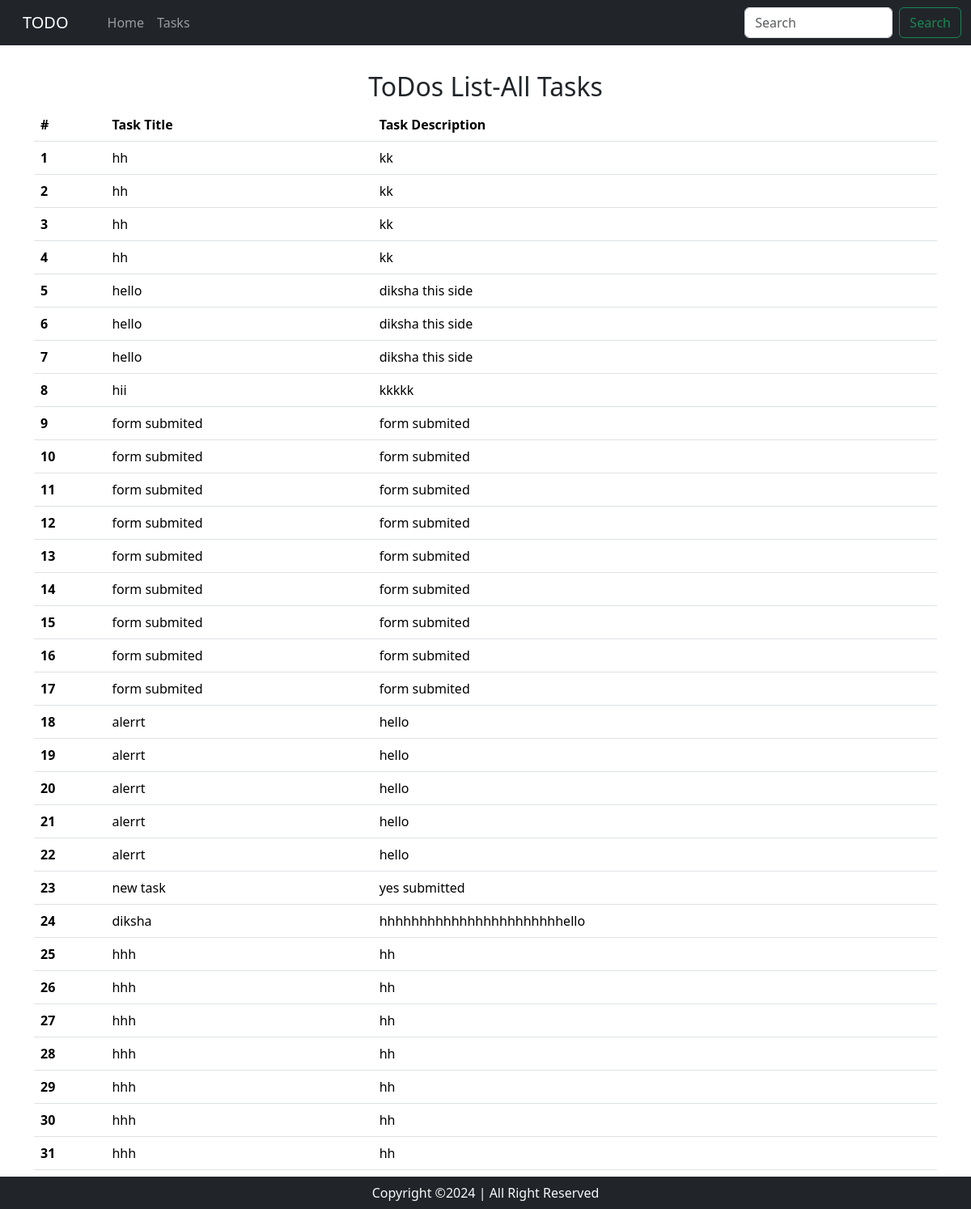
/tasks/, run on the app's committed database.
### home/models.py (models this page shows, shortened)
class Task(models.Model):
    taskTitle = models.CharField(max_length=30)
    taskDesc = models.TextField(null=True)
    time = models.DateTimeField(auto_now_add=True)

### home/views.py (the view)
# urls.py: path('tasks/', views.tasks, name='tasks'),  # Tasks page URL
def tasks(request):
    allTasks = Task.objects.all()
    context = {'tasks': allTasks}
    return render(request, 'tasks.html',context)

### templates/tasks.html (shortened to what this page needs)
<!doctype html>
<html lang="en">
  <head>
    <link rel="stylesheet" href="https://cdn.jsdelivr.net/npm/bootstrap@5.3.3/dist/css/bootstrap.rtl.min.css">
  </head>
  <body>
    <nav class="navbar navbar-expand-lg bg-dark navbar-dark">
        <div class="container-fluid">
          <a class="navbar-brand" href="/">TODO</a>
          <div class="collapse navbar-collapse" id="navbarSupportedContent">
          <div class="col-9">
              <ul class="navbar-nav me-auto mb-2 mb-lg-0">
                <li class="nav-item">
                  <a class="nav-link" aria-current="page" href="/">Home</a>
                </li>
                <li class="nav-item active">
                  <a class="nav-link" href="/tasks">Tasks</a>
                </li>
              </ul>
            </div>
            <div class="col-3">
              <form class="d-flex" role="search">
                <input class="form-control me-2 ms-2" type="search" placeholder="Search" aria-label="Search">
                <button class="btn btn-outline-success" type="submit">Search</button>
              </form>
            </div>
            </div>
          </div>
        </nav>
        <div class="container my-3 py-3">
          <h2 class="text-center">ToDos List-All Tasks</h2>
          <table class="table">
              <thead>
                <tr>
                  <th scope="col">#</th>
                  <th scope="col">Task Title</th>
                  <th scope="col">Task Description</th>
                </tr>
              </thead>
              <tbody>
                {% for task in tasks %}
                <tr>
                  <th scope="row">{{forloop.counter}}</th>
                  <td>{{task.taskTitle}}</td>
                  <td>{{task.taskDesc}}</td>
                </tr>
                 {% endfor %}
              </tbody>
            </table>
        </div>
     <footer>
          <p class = "text-center bg-dark text-light fixed-bottom my-0 py-2">
           Copyright &copy;2024 | All Right Reserved
          </p>
        </footer>
  </body>
</html>

### data on the page
Task: taskTitle "hh", taskDesc "kk"
Task: taskTitle "hh", taskDesc "kk"
Task: taskTitle "hh", taskDesc "kk"
Task: taskTitle "hh", taskDesc "kk"
Task: taskTitle "hello", taskDesc "diksha this side"
Task: taskTitle "hello", taskDesc "diksha this side"
Task: taskTitle "hello", taskDesc "diksha this side"
Task: taskTitle "hii", taskDesc "kkkkk"
Task: taskTitle "form submited", taskDesc "form submited"
Task: taskTitle "form submited", taskDesc "form submited"
Task: taskTitle "form submited", taskDesc "form submited"
Task: taskTitle "form submited", taskDesc "form submited"
Task: taskTitle "form submited", taskDesc "form submited"
Task: taskTitle "form submited", taskDesc "form submited"
Task: taskTitle "form submited", taskDesc "form submited"
Task: taskTitle "form submited", taskDesc "form submited"
Task: taskTitle "form submited", taskDesc "form submited"
Task: taskTitle "alerrt", taskDesc "hello"
Task: taskTitle "alerrt", taskDesc "hello"
Task: taskTitle "alerrt", taskDesc "hello"
Task: taskTitle "alerrt", taskDesc "hello"
Task: taskTitle "alerrt", taskDesc "hello"
Task: taskTitle "new task", taskDesc "yes submitted"
Task: taskTitle "diksha", taskDesc "hhhhhhhhhhhhhhhhhhhhhhhello"
Task: taskTitle "hhh", taskDesc "hh"
Task: taskTitle "hhh", taskDesc "hh"
Task: taskTitle "hhh", taskDesc "hh"
Task: taskTitle "hhh", taskDesc "hh"
Task: taskTitle "hhh", taskDesc "hh"
Task: taskTitle "hhh", taskDesc "hh"
Task: taskTitle "hhh", taskDesc "hh"
